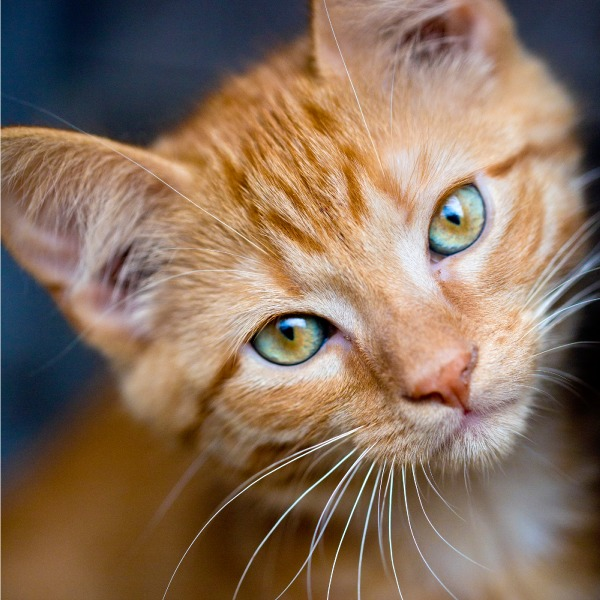
#> input picture images/cat_with_whiskers.png, 600 x 600 px
$ python image_slicer.py
#> lines starting #> are read from the running program, lines starting #| are printed output that depends on the picture
import os
from pathlib import Path
from PIL import Image


class SliderImages:
    blank_color: str = "midnightblue"
    num_pixels: int = 600

    # [44 lines left out: functions __init__, resize_image, partition_image, add_blank, not called in this run]


def partition_image(filename: Path, n_x=None, n_y=None, ):
#> called with n_x = 4
    BLANK_COLOR = "midnightblue"

    # Set default sizes for horizontal and vertical slices
    if n_x is None:
        n_x = 3
    if n_y is None:
        n_y = n_x

    # Create a directory path for the image parts from the image path and the image name
    parts_dir = filename.parent / (filename.stem + '_parts')
    filetype = filename.suffix
    if not os.path.isdir(parts_dir):
        os.mkdir(parts_dir)

    # Crop the image into slices so there are n_x slices across and n_y slices down and save them in the directory
    with Image.open(filename) as image_file:
#> image_file is the input picture: PIL image 600x600 RGB; mean R, G, B 136, 112, 92.7
        width, height = image_file.size
#> width = 600; height = 600
        width_d = width // n_x
#> width_d = 150
        height_d = height // n_y
#> height_d = 150
        for i in range(n_x):
            for j in range(n_y):
                part_image = image_file.crop((i * width_d, j * height_d, (i + 1) * width_d, (j + 1) * height_d))
                part_image_name = parts_dir / f'part_{j}_{i}{filetype}'
                part_image.save(part_image_name)
#> this loop made 4 passes
#> pass 1, in partition_image, `part_image.save(part_image_name)`:
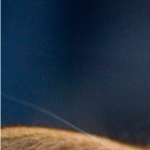
#> saved as part_0_0.png: PIL image 150x150 RGB; mean R, G, B 39.3, 52.1, 66.7
#> pass 1, in partition_image, `part_image.save(part_image_name)`:
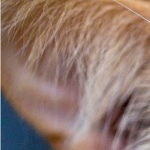
#> saved as part_1_0.png: PIL image 150x150 RGB; mean R, G, B 144.8, 119.1, 109.1
#> pass 1, in partition_image, `part_image.save(part_image_name)`:
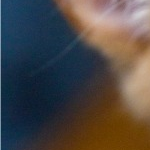
#> saved as part_2_0.png: PIL image 150x150 RGB; mean R, G, B 78.3, 72.9, 70.4
#> pass 1, in partition_image, `part_image.save(part_image_name)`:
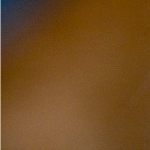
#> saved as part_3_0.png: PIL image 150x150 RGB; mean R, G, B 115, 76.5, 33.5
#> after the loop:
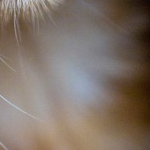
#> part_image: PIL image 150x150 RGB; mean R, G, B 127.5, 114.4, 104.1

    # Create a blank tile
    blank_tile = Image.new('RGBA', (width_d, height_d), BLANK_COLOR)
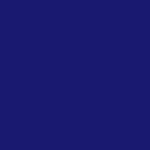
#> blank_tile: PIL image 150x150 RGBA; mean R, G, B, A 25, 25, 112, 255
    blank_tile.save(parts_dir / f"blank_tile{filetype}")


if __name__ == '__main__':
    cat_file = Path('images', 'cat_with_whiskers.png')
    partition_image(cat_file, 4)

$ run again, with images/irish_red_setter.jpg saved as images/cat_with_whiskers.png
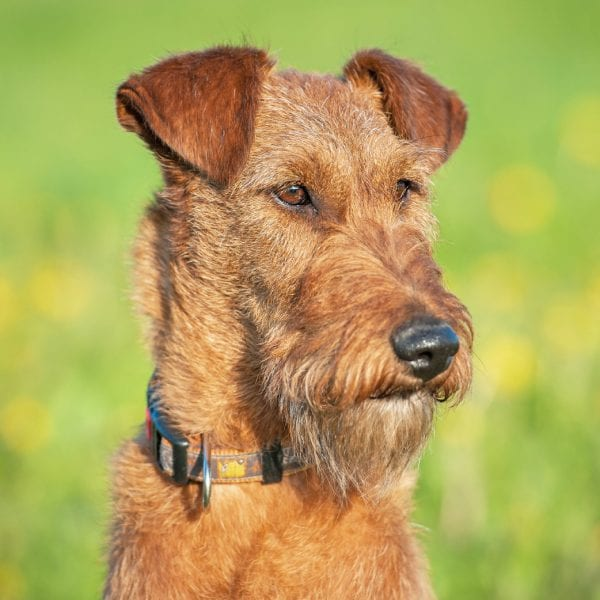
#> input picture images/irish_red_setter.jpg, 600 x 600 px
#> in partition_image, image_file is the input picture: PIL image 600x600 RGB; mean R, G, B 176.3, 164.1, 88.8
#> the loop in partition_image, `for i in range(n_x):` made 4 passes
#> pass 1, in partition_image, `part_image.save(part_image_name)`:
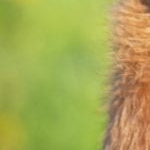
#> saved as part_3_0.png: PIL image 150x150 RGB; mean R, G, B 167.3, 169.1, 83.9
#> after the loop in partition_image, `for i in range(n_x):`:
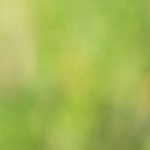
#> part_image: PIL image 150x150 RGB; mean R, G, B 163.3, 182.9, 84.3
